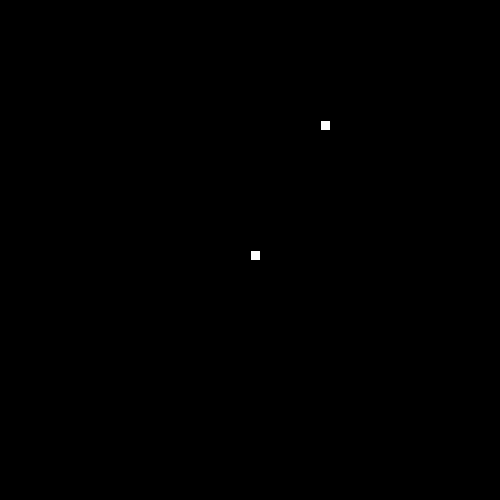
Frame 1 (no input)
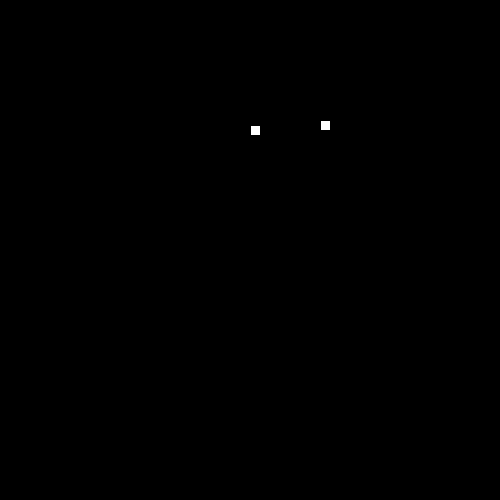
Frame 60 (the mouse pressed at the canvas centre just before this capture)
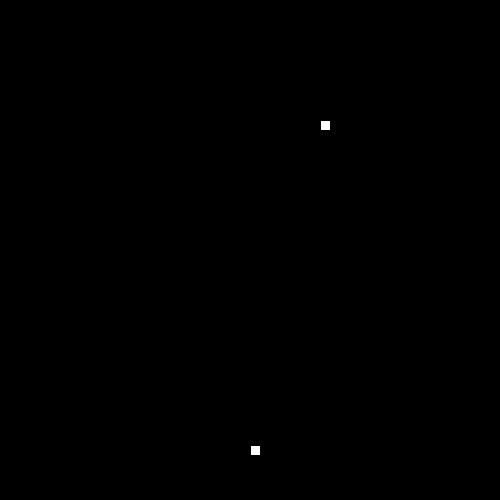
Frame 120 (the mouse held since frame 60 and released just before this capture)

The Processing sketch that drew these frames (run headless with seeded random() and noise(); from frame 60 on, the mouse is pressed at the canvas centre):

// Processing sketch: SnakeRecipe
// ── SnakeRecipe.pde

// 1. Follow the recipe instructions inside the Segment class.

// The Segment class will be used to represent each part of the moving snake.

class Segment {

  //2. Create x and y member variables to hold the location of each segment.
  int x;
  int y;
  // 3. Add a constructor with parameters to initialize each variable.
  void setX(int x) {
    this.x=x;
  }
  void setY(int y) {
    this.y=y;
  }
  int getX() {
    return x;
  }
  int getY() {
    return y;
  }

  Segment(int x, int y) {
    this.x=x;
    this.y=y;
  }
} // 4. Add getter and setter methods for both the x and y member variables.




// 5. Create (but do not initialize) a Segment variable to hold the head of the Snake
Segment head;


// 6. Create and initialize a String to hold the direction of your snake e.g. "up"
String directions="up";
boolean u=true;
boolean l=true;
boolean r=true;
boolean d=false;


// 7. Create and initialize a variable to hold how many pieces of food the snake has eaten.
// give it a value of 1 to start.
int foodeaten=1;


// 8. Create and initialize foodX and foodY variables to hold the location of the food.

// (Hint: use the random method to set both the x and y to random locations within the screen size (500 by 500).)

int foodX = ((int)random(50))*10;
int foodY = ((int)random(50))*10;



void setup() {

  // 9. Set the size of your sketch (500 by 500).

  size(500, 500);


  // 10. initialize your head to a new segment.

  head=new Segment(250, 250);
  // 11. Use the frameRate(int rate) method to set the rate to 20.
  frameRate(20);
}


void draw() {

  background(0);


  //12. Call the manageTail, drawFood, drawSnake, move, and collision methods.
  manageTail();
  drawFood();
  drawSnake();
  move();
  collision();
}


// 13. Complete the drawFood method below. (Hint: each piece of food should be a 10 by 10 rectangle).

void drawFood() {
  rect(foodX, foodY, 10, 10);
}


//14. Draw the snake head (use a 10 by 10 rectangle)

void drawSnake() {
  rect(head.getX(), head.getY(), 10, 10);

  //test your code
}


// 15. Complete the move method below.

void move() {

  // 16. Using a switch statement, make your snake head move by 10 pixels in the correct direction.
  //This is an incomplete switch statement:

  switch(directions) {
  case "up":
    // move head up here
    head.setY(head.getY()-10);
    break;
  case "down":
    // move head down here 
    head.setY(head.getY()+10);
    break;
  case "left":
    // figure it out 
    head.setX(head.getX()+10);
    break;
  case "right":
    // mystery code goes here 
    head.setX(head.getX()-10);
    break;
  }



  // 17. Call the checkBoundaries method to make sure the snake head doesn't go off the screen.
  checkBoundaries();
}


// 18. Complete the keyPressed method below. Use if statements to set your direction variable depending on what key is pressed.

void keyPressed() {
  if (keyCode==38 && u==true) {
    directions="up";
    u=true;
    l=true;
    r=true;
    d=false;
  } 
  if (keyCode==39 && l==true) {
    directions="left";
    u=true;
    l=true;
    r=false;
    d=true;
  } 
  if (keyCode==40 && d==true) {
    directions="down";
    u=false;
    l=true;
    r=true;
    d=true;
  } 
  if (keyCode==37 && r==true) {
    directions="right";
    u=true;
    l=false;
    r=true;
    d=true;
  }
}



// 19. check if your head is out of bounds (teleport your snake head to the other side).

void checkBoundaries() {
  if (head.getX()<0) {
    head.setX(455);
  }
  if (head.getX()>500) {
    head.setX(5);
  }
  if (head.getY()<0) {
    head.setY(455);
  }
  if (head.getY()>500) {
    head.setY(5);
  }
}



//20. Make sure that the key for your current direction’s opposite doesn’t work(i.e. If you’re going up, down key shouldn’t work)



// 21. Complete the missing parts of the collision method below.

void collision() {

  // If the segment is colliding with a piece of food...
  // Increase the amount of food eaten and set foodX and foodY to new random locations.
  if (head.getX()==foodX) {
    if (head.getY()==foodY) {

      foodX = ((int)random(50))*10;
      foodY = ((int)random(50))*10;
      foodeaten+=1;
    }
  }
}



/**
 
 ** Part 2: making the tail (the rest of the snake)
 
 **/

//  1. Create and initialize an ArrayList of Segments. (This will be your snake tail!)


// 2. Complete the missing parts of the manageTail method below and call it in the draw method.

void manageTail() {

  //Call the drawTail and checkTailCollision methods.

  // Add a new Segment to your ArrayList that has the same X and Y as the head of your snake.

  // To keep your tail the right length:
  // while the tail size is greater than the number of food pieces eaten, remove the first Segment in your tail.
}

void drawTail() {
  // Draw a 10 by 10 rectangle for each Segment in your snake ArrayList.
}


// 3. Complete the missing parts of the bodyCollision method below.

void checkTailCollision() {

  // If your head has the same location as one of your segments...

  // reset your food variable

  //Call this method at the beginning of your manageTail method.
}
